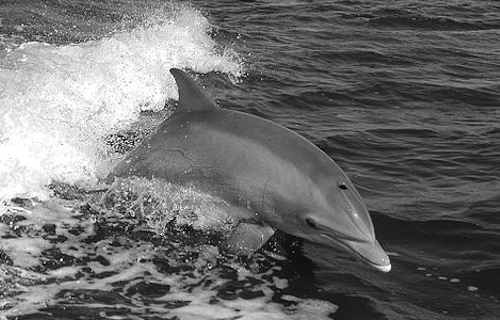
%> input picture Udacity/02. Images as functions/dolphin.png, 500 x 320 px
$ octave 06_img_subtraction.m   (GNU Octave 9; MATLAB toolbox functions it lacks are replaced by stand-ins)
%> lines starting %> are read from the running program, lines starting %| are printed output that depends on the picture
dolphin = imread('dolphin.png');
%> dolphin is the input picture: size 320x500 uint8; min 0, max 255, mean 109.1
bicycle = imread('bicycle.png');
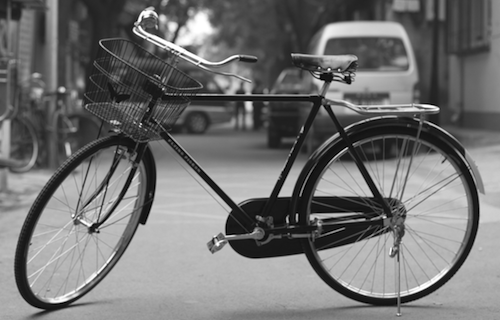
%> input picture Udacity/02. Images as functions/bicycle.png, 500 x 320 px
%> bicycle is the input picture: size 320x500 uint8; min 0, max 255, mean 114.2

imshow((bicycle - dolphin) + (dolphin - bicycle))
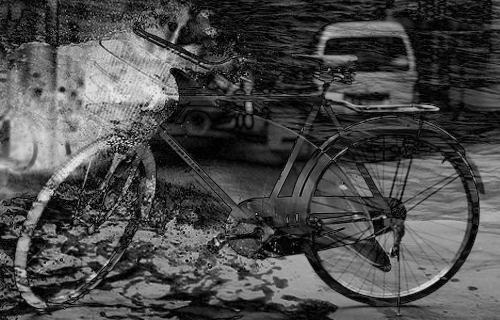
%> displayed picture: size 320x500, on the screen's scale of 0 to 255; min 0, max 237, mean 74.5
